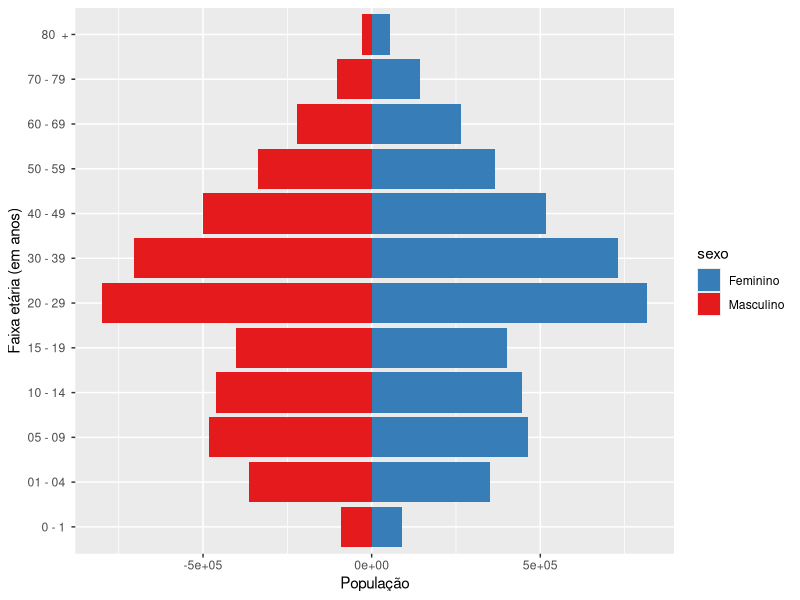
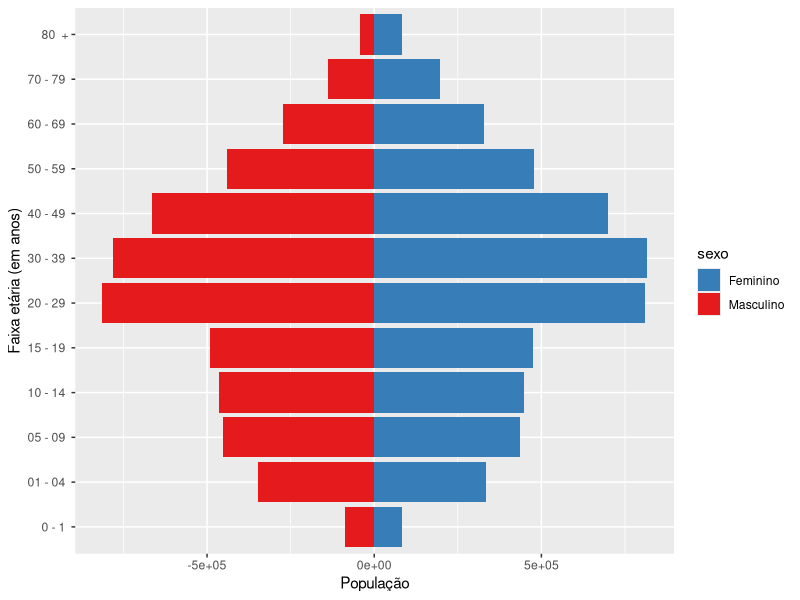
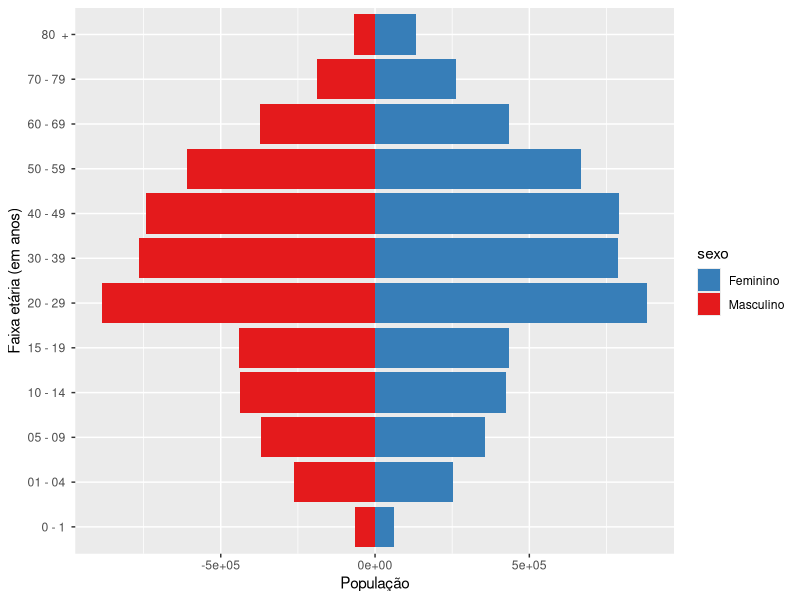
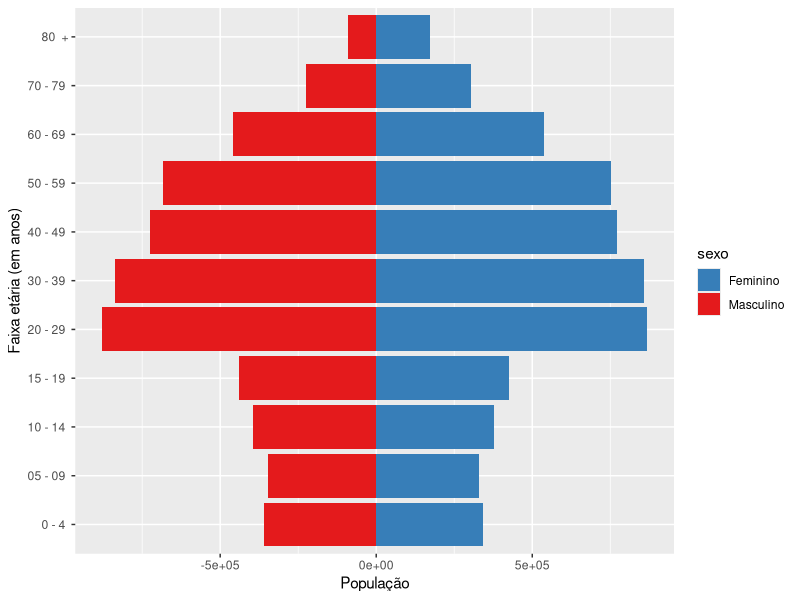
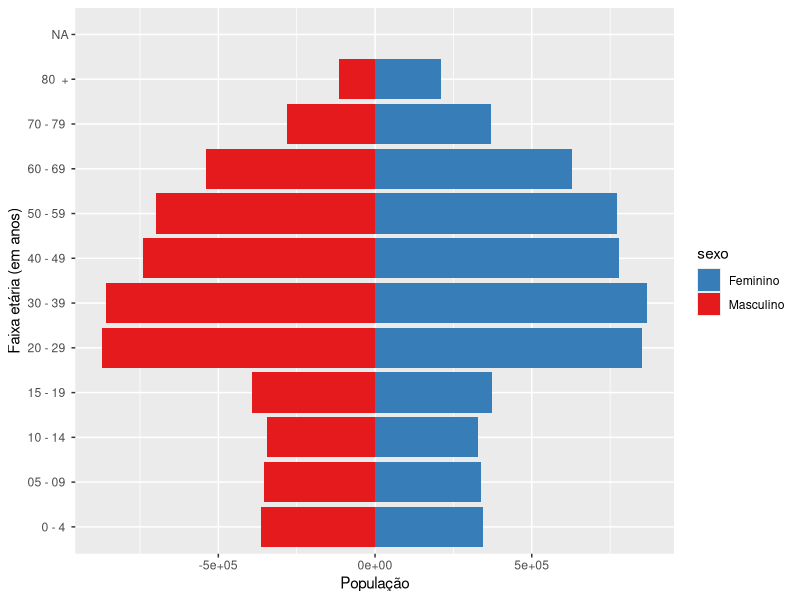
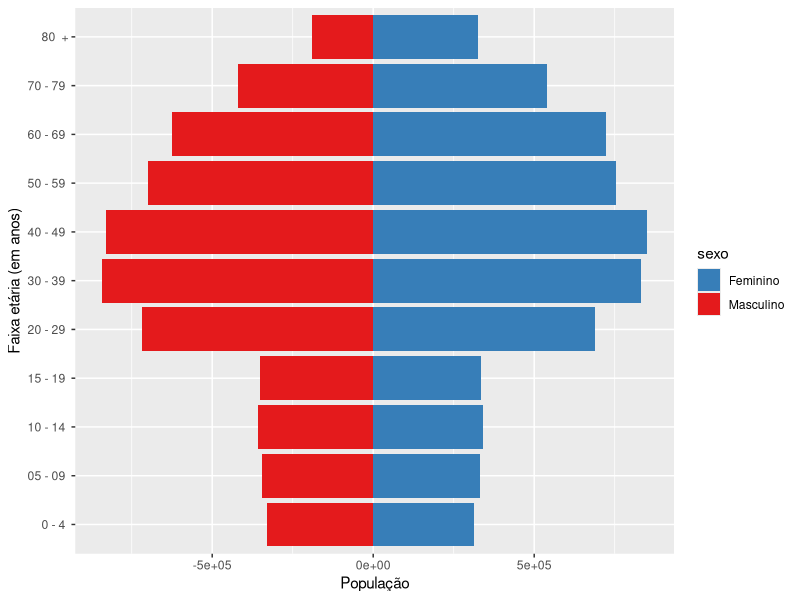

These figures' R source, in order:
library(ggplot2)
library(tidyverse)
library(readr)
library(dplyr)
library(readxl)


manipulacao<-function(dados){
  dados$`Faixa Etária`<-str_replace_all(dados$`Faixa Etária`,'anos','')
  dados$`Faixa Etária`<-str_replace_all(dados$`Faixa Etária`,'ano','')
  dados$`Faixa Etária`<-str_replace_all(dados$`Faixa Etária`,'Menor','0 -')
  dados$`Faixa Etária`<-str_replace_all(dados$`Faixa Etária`,' a ',' - ')
  dados$`Faixa Etária`<-str_replace_all(dados$`Faixa Etária`,'e mais','+')
  dados$`Faixa Etária`<-str_replace_all(dados$`Faixa Etária`,'1 - 4','01 - 04')
  dados$`Faixa Etária`<-str_replace_all(dados$`Faixa Etária`,'5 - 9','05 - 09')
  masculino<-dados[,1:2]
  masculino$sexo<-c('Masculino')
  feminino<-dados[,c(1,3)]
  feminino$sexo<-c('Feminino')
  colnames(feminino)[2] <- "pop"
  colnames(masculino)[2] <- "pop"
  piramide<-rbind(masculino,feminino)
  return(piramide)
}


grafico<-function(dado){
  x<-ggplot(data = dado, 
         mapping = aes(x = `Faixa Etária`,
                       y = ifelse(test = sexo == "Feminino",  yes = pop, no = -pop), fill = sexo)) +
    geom_bar(stat = "identity") +
    #scale_y_continuous(labels = abs, limits = (max(dado$pop))* c(-1,1)) +
    labs(y = "População", x = "Faixa etária (em anos)") +
    scale_fill_brewer(palette = "Set1", direction = -1) +
    coord_flip()
  return(x)
}


# Ano 1991
dado<-read_excel('pop1991.xlsx')
dado<-dado[-13,]
grafico(manipulacao(dado))


# Ano 2000
dado<-read_excel('pop2000.xlsx')
dado<-dado[-13,]
grafico(manipulacao(dado))

# Ano 2010
dado<-read_excel('pop2010.xlsx')
dado<-dado[-13,]
grafico(manipulacao(dado))

# Ano 2015
dado<-read_excel('pop2015.xlsx')
colnames(dado)[1] <- "Faixa Etária"
dado<-dado[c(-12,-13),]
grafico(manipulacao(dado))

# Ano 2020
dado<-read_excel('pop2020.xlsx')
colnames(dado)[1] <- "Faixa Etária"
dado<-dado[-12,]
grafico(manipulacao(dado))

# Ano 2030
dado<-read_excel('pop2030.xlsx')
colnames(dado)[1] <- "Faixa Etária"
dado<-dado[-12,]
grafico(manipulacao(dado))



 